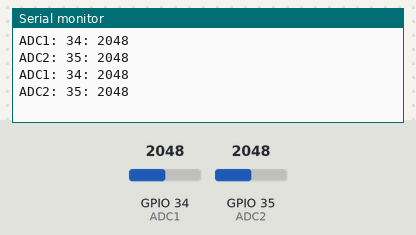
The sketch below on a simulated ESP32. Parts: the last lines printed to the serial monitor. Inputs (shaded band) come from the test bench; at power-on: GPIO 34 (ADC1) = 2048, GPIO 35 (ADC2) = 2048.

Above: at 1.8 s.
1.9 s: GPIO 34 (ADC1) set to 2866
At 2.8 s:
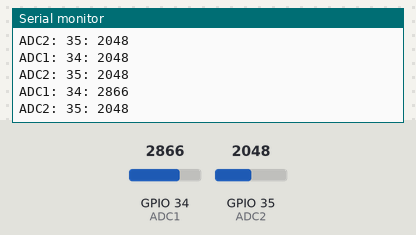
3.4 s: GPIO 35 (ADC2) set to 2866
At 4.5 s:
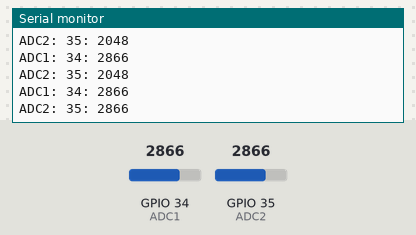
4.9 s: GPIO 34 (ADC1) set to 3603
At 5.3 s:
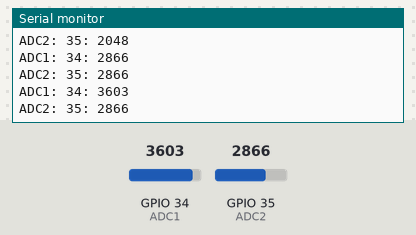
6.4 s: GPIO 35 (ADC2) set to 3603
At 7.8 s:
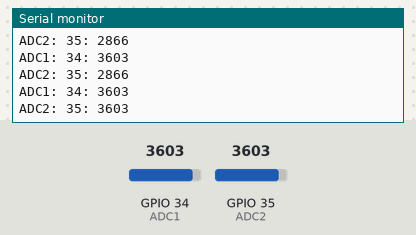
Timing chart, 0 to 8.9 s (numbered marks = the images above; inputs shaded):
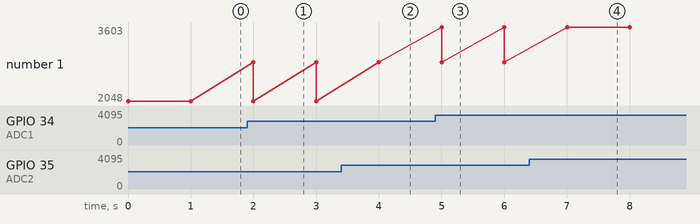

The sketch:

ADC.ino
```cpp
#define ADC1 34
#define ADC2 35

#define LED
void setup() {
  // declare the ledPin as an OUTPUT:
Serial.begin(115200);
}

void loop() {
  // read the value from the sensor:
  Serial.print("ADC1: ");
  Serial.print(ADC1);
  Serial.print(": ");
  Serial.println(analogRead(ADC1));
    Serial.print("ADC2: ");
  Serial.print(ADC2);
  Serial.print(": ");
  Serial.println(analogRead(ADC2));

  delay(1000);
}
```

Measured:
- after the input at 1.9 s, the serial monitor: prints a new line after 0.10 s (image 1)
- after the input at 3.4 s, the serial monitor: prints a new line after 0.60 s (image 2)
- after the input at 4.9 s, the serial monitor: prints a new line after 0.10 s (image 3)
- after the input at 6.4 s, the serial monitor: prints a new line after 0.60 s (image 4)
